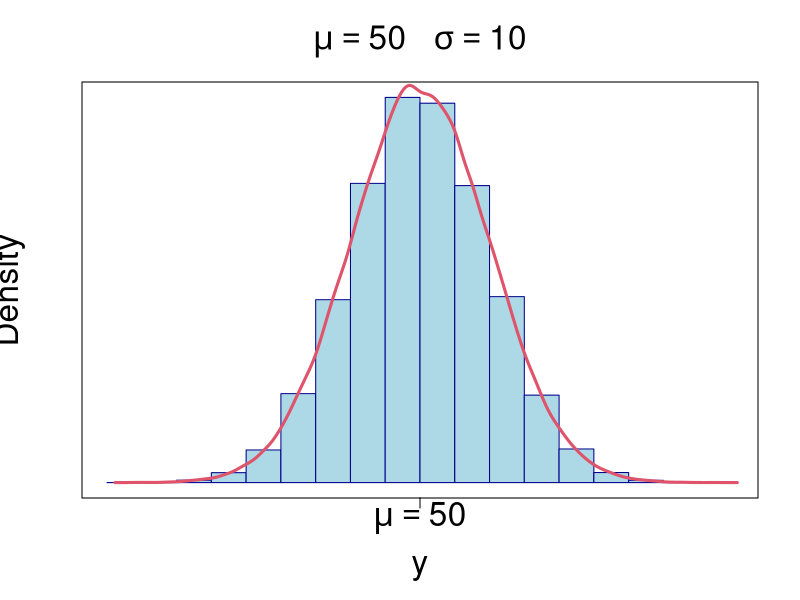
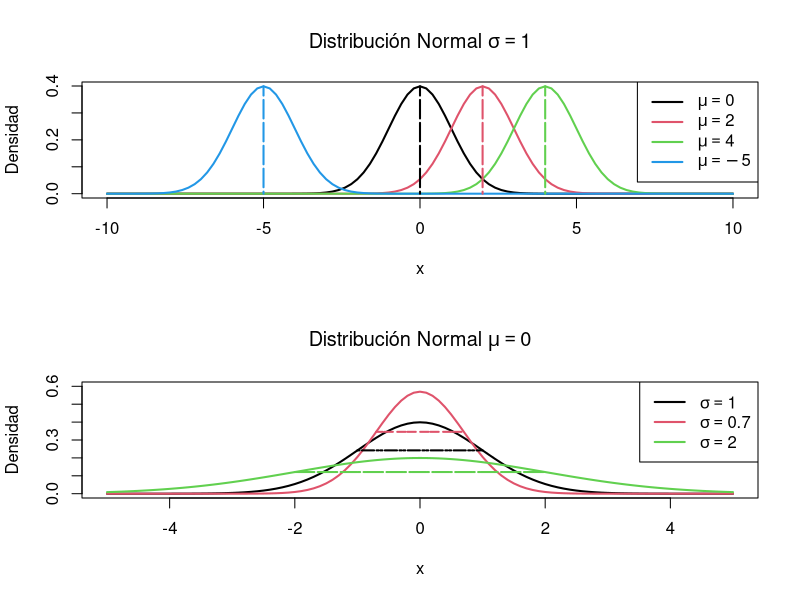
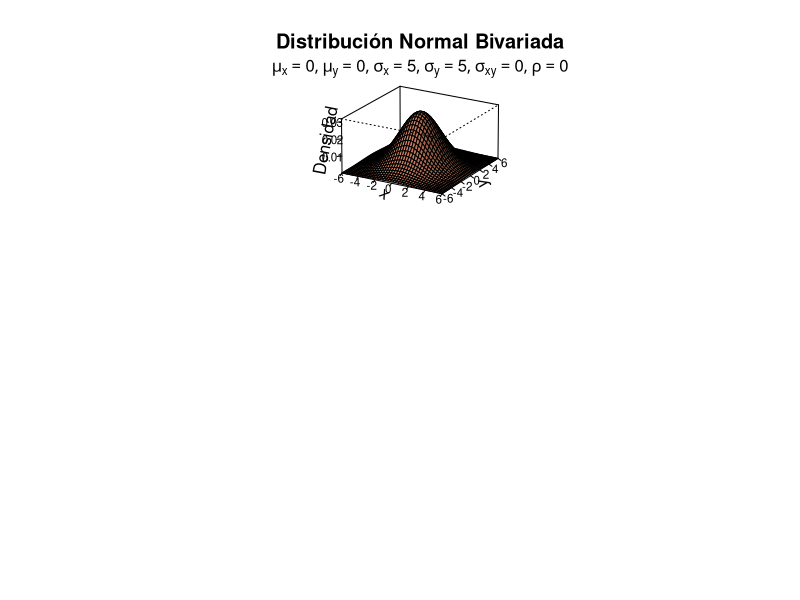

Recreate these plots in R, in order.
## ---- chunk 1
par(mfrow=c(1,1))

y=rnorm(n=100000, mean = 50, sd=10)
hist(y,freq = FALSE,col="light blue",border = "dark blue", axes = FALSE,cex.main=2,cex.lab=2,
     main=expression(paste(mu==50,"   ",sigma==10)))
lines(density(y),col=2,lwd=3)
axis(1,at=50,labels=c(expression(mu==50)),cex.axis=2)
box()

## ---- chunk 2

par(mfrow=c(2,1))
mu<-c(0,2,4,-5);
curve(dnorm(x),xlim=c(-10,10),main=expression('Distribución Normal '*sigma==1),lwd=2,
     ylab='Densidad')
curve(dnorm(x,2,1),col=2,lwd=2,add=T)
curve(dnorm(x,4,1),col=3,lwd=2,add=T)
curve(dnorm(x,-5,1),col=4,lwd=2,add=T)
for(i in 1:4){polygon(c(mu[i],mu[i]),c(0,dnorm(mu[i],mu[i],1)),border=i,lty=4,lwd=2)}
legend('toprigh',lty=1,col=1:4,lwd=2,legend=c(expression(mu==0),expression(mu==2),
                                              expression(mu==4),expression(mu==-5)))

sig<-c(1,0.7,2);sig<-cbind(-sig,sig)
curve(dnorm(x),lwd=2,ylim=c(0,0.6),xlim = c(-5,5),ylab='Densidad',
     main=expression('Distribución Normal '*mu==0))
curve(dnorm(x,0,sig[2,2]),col=2,lwd=2,add=T)
curve(dnorm(x,0,sig[3,2]),col=3,lwd=2,add=T)
for(i in 1:3){polygon(sig[i,],dnorm(sig[i,],0,sig[i,2]),border = i,lty=4,lwd=2)}
legend('toprigh',lty=1,col=1:3,lwd=2,legend=c(expression(sigma==1),expression(sigma==0.7),
                                              expression(sigma==2)))
## ---- chunk 3
x<-seq(-6,6,length=40);y<-x

# Función Normal Bivariada
f<-function(x,y,mu=c(0,0),s=c(1,0,1))
{
  mu1<-mu[1];mu2<-mu[2]
  s11<-s[1];s12<-s[2];s22<-s[3];rho<-s12/(s11*s22)
  term1<-1/(2*pi*sqrt(s11*s22*(1-rho^2)))
  term2<--1/(2*(1-rho^2))
  term3<-(x-mu1)^2/s11
  term4<-(y-mu2)^2/s22
  term5<--2*rho*((x-mu1)*(y-mu2))/(sqrt(s11)*sqrt(s22))
  term1*exp(term2*(term3+term4-term5))
} 

z<-outer(x,y,f,s=c(5,0,5)) # matriz de densidades

persp(x, y, z,col="lightsalmon",theta=30, phi=20,r=50,d=0.1,expand=0.5,ltheta=90,
      main="Distribución Normal Bivariada",lphi=180,shade=0.3,ticktype="detailed",
      nticks=5,cex.axis=0.7,zlab = 'Densidad')
mtext(expression(list(mu[x]==0,mu[y]==0,sigma[x]==5,sigma[y]==5,
                      sigma[xy]==0,rho==0)), side=3)
